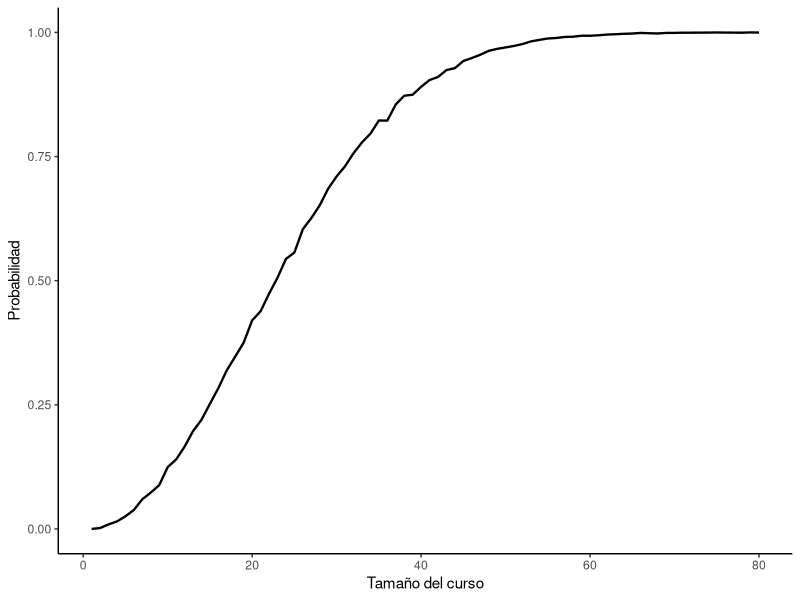
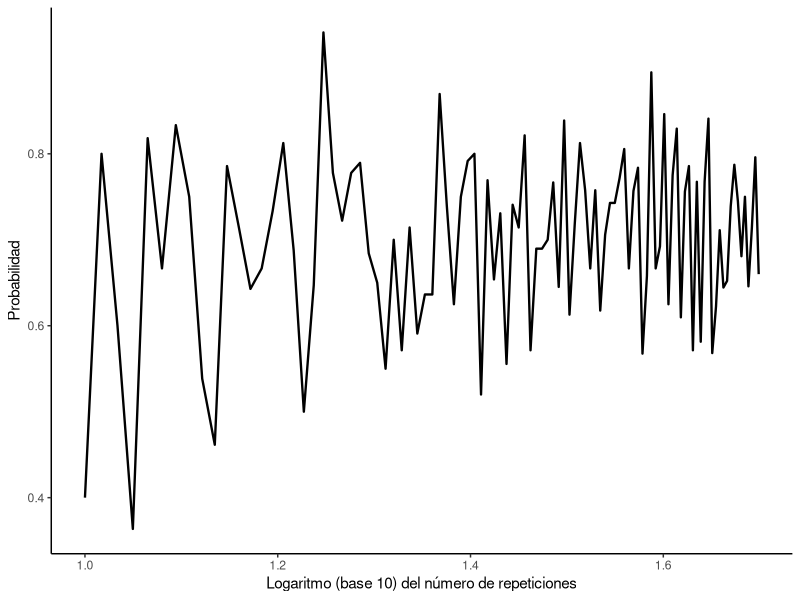
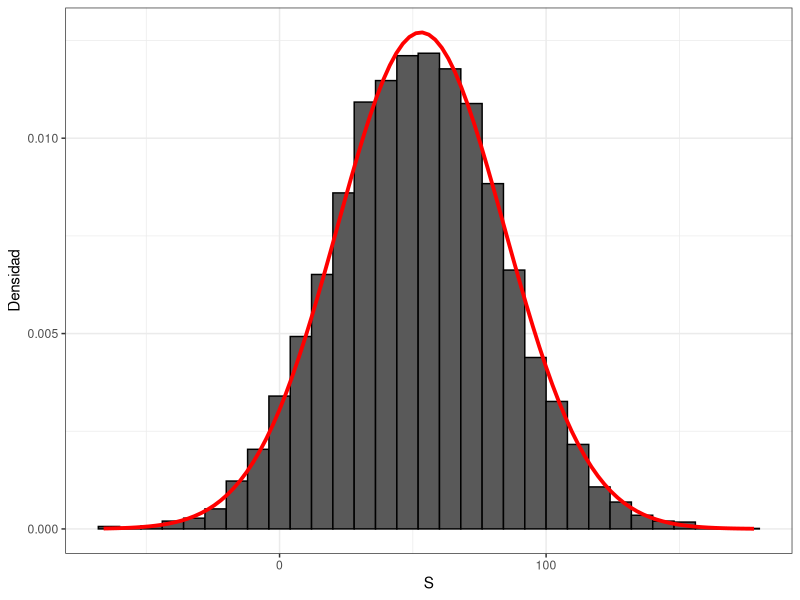

These figures' R source, in order:
## ---- chunk 1
knitr::opts_chunk$set(echo = TRUE)
## ---- chunk 2
dpois(4,1.8)
## ---- chunk 3
1-dpois(0,1.8)-dpois(1,1.8)
1-dpois(1,1.8)
## ---- chunk 4
(1-punif(1400,1000,2000))*5000
## ---- chunk 5
b = rep(c("roja", "azul"), times = c(4,6))
b

set.seed(123)
R = 10000  # numero de replicaciones
n = 10     # tamaño muestral

eventos = replicate(R, sample(b, n, replace = T))
table(eventos)
prop.table(table(eventos))
## ---- chunk 6
R=10000 #Numero de repeticiones
n=30 #Tamaño de curso

bdays=sample(1:365, n, replace = TRUE)
bdays
duplicated(bdays)
any(duplicated(bdays))

results=replicate(R,
                  {bdays=sample(1:365, n, replace = TRUE)
                  any(duplicated(bdays))})
mean(results)
table(results)
prop.table(table(results))
## ---- chunk 7
bday_problem=function(n, R=10000) {
  mismo_dia=replicate(R,
                      {bdays=sample(1:365, n, replace = TRUE)
                      any(duplicated(bdays))})
  mean(mismo_dia)
}
bday_problem(10) #Evaluando la función si n fuera 10
## ---- chunk 8
#install.packages("dplyr")
#install.packages("ggplot2")
library(dplyr)
library(ggplot2)
n = seq(1,80)
prob=sapply(n, bday_problem)
p=data.frame(n,prob)
p %>% ggplot(aes(x=n, y=prob)) + geom_line(size=0.8) +
  labs(x = "Tamaño del curso", y = "Probabilidad") +
  theme(
    panel.background = element_blank(),
    axis.line = element_line()
  )
## ---- chunk 9
library(dplyr)
library(ggplot2)
bday_prob=function(R, n=30) {
  mismo_dia=replicate(R,
                      {bdays=sample(1:365, n, replace = TRUE)
                      any(duplicated(bdays))})
  mean(mismo_dia)
}

R=10*seq(1,5,len=100)
probR=sapply(R, bday_prob)
logR=log10(R)

p=data.frame(logR, probR)
p %>% ggplot(aes(x=logR, y=probR)) + geom_line(size=0.8) +
  labs(x = "Logaritmo (base 10) del número de repeticiones", y = "Probabilidad") +
  theme(
    panel.background = element_blank(),
    axis.line = element_line()
  )
## ---- chunk 10
library(dplyr)
library(ggplot2)
## ---- chunk 11
Y = sample(c(-1,1), 1000, replace = TRUE, prob = c(18/38, 20/38))
sum(Y)
## ---- chunk 12
rep = 10000
n = 1000 #Numero de lanzamientos
S = replicate(rep, {
  X = sample(c(-1, 1), n, replace = TRUE, prob = c(18/38, 20/38))
  Z = sum(X)
})
## ---- chunk 13
mean(S<0)
## ---- chunk 14
mean(S)
sd(S)
## ---- chunk 15
data = data.frame(S)
ggplot(data) +
  geom_histogram(aes(S, ..density..), col="black", binwidth = 8) +
  stat_function(fun = dnorm, args = list(mean=mean(S), sd=sd(S)),
                geom = "line", colour="red", size=1.3) +
  xlab("S") +
  ylab("Densidad") + theme_bw()
